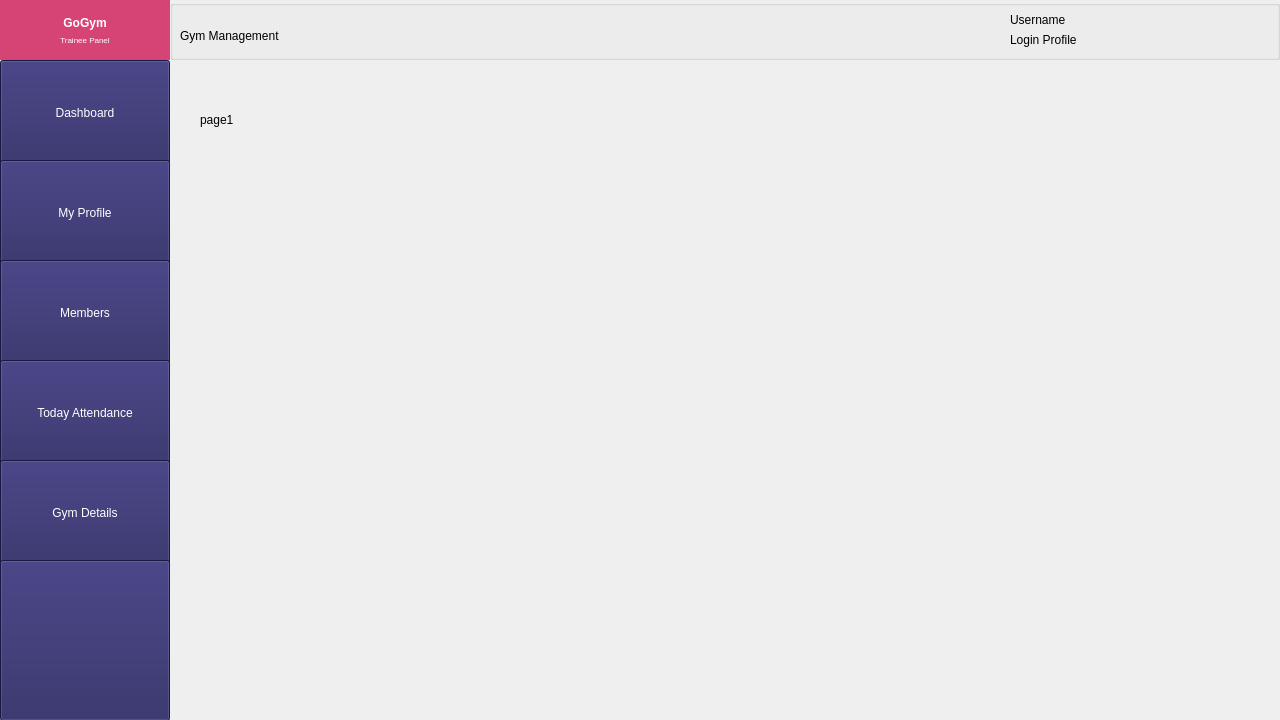
<?xml version="1.0" encoding="UTF-8"?>
<ui version="4.0">
 <class>primaryWindow</class>
 <widget class="QMainWindow" name="primaryWindow">
  <property name="geometry">
   <rect>
    <x>0</x>
    <y>0</y>
    <width>1280</width>
    <height>720</height>
   </rect>
  </property>
  <property name="sizePolicy">
   <sizepolicy hsizetype="Preferred" vsizetype="Preferred">
    <horstretch>0</horstretch>
    <verstretch>0</verstretch>
   </sizepolicy>
  </property>
  <property name="minimumSize">
   <size>
    <width>1280</width>
    <height>720</height>
   </size>
  </property>
  <property name="maximumSize">
   <size>
    <width>1280</width>
    <height>720</height>
   </size>
  </property>
  <property name="windowTitle">
   <string>MainWindow</string>
  </property>
  <widget class="QWidget" name="centralwidget">
   <widget class="QPushButton" name="pushButton_1">
    <property name="geometry">
     <rect>
      <x>0</x>
      <y>60</y>
      <width>170</width>
      <height>106</height>
     </rect>
    </property>
    <property name="minimumSize">
     <size>
      <width>170</width>
      <height>106</height>
     </size>
    </property>
    <property name="autoFillBackground">
     <bool>false</bool>
    </property>
    <property name="styleSheet">
     <string notr="true">
font: 700 9pt &quot;Segoe UI&quot;;
color: white;
background-color: rgb(37, 34, 94);</string>
    </property>
    <property name="text">
     <string>Dashboard</string>
    </property>
   </widget>
   <widget class="QPushButton" name="pushButton_2">
    <property name="geometry">
     <rect>
      <x>0</x>
      <y>160</y>
      <width>170</width>
      <height>106</height>
     </rect>
    </property>
    <property name="minimumSize">
     <size>
      <width>170</width>
      <height>60</height>
     </size>
    </property>
    <property name="autoFillBackground">
     <bool>false</bool>
    </property>
    <property name="styleSheet">
     <string notr="true">
font: 700 9pt &quot;Segoe UI&quot;;
color: white;
background-color: rgb(37, 34, 94);</string>
    </property>
    <property name="text">
     <string>My Profile</string>
    </property>
   </widget>
   <widget class="QPushButton" name="pushButton_3">
    <property name="geometry">
     <rect>
      <x>0</x>
      <y>260</y>
      <width>170</width>
      <height>106</height>
     </rect>
    </property>
    <property name="minimumSize">
     <size>
      <width>170</width>
      <height>106</height>
     </size>
    </property>
    <property name="autoFillBackground">
     <bool>false</bool>
    </property>
    <property name="styleSheet">
     <string notr="true">
font: 700 9pt &quot;Segoe UI&quot;;
color: white;
background-color: rgb(37, 34, 94);</string>
    </property>
    <property name="text">
     <string>Members</string>
    </property>
   </widget>
   <widget class="QPushButton" name="pushButton_4">
    <property name="geometry">
     <rect>
      <x>0</x>
      <y>360</y>
      <width>170</width>
      <height>106</height>
     </rect>
    </property>
    <property name="minimumSize">
     <size>
      <width>170</width>
      <height>106</height>
     </size>
    </property>
    <property name="autoFillBackground">
     <bool>false</bool>
    </property>
    <property name="styleSheet">
     <string notr="true">
font: 700 9pt &quot;Segoe UI&quot;;
color: white;
background-color: rgb(37, 34, 94);</string>
    </property>
    <property name="text">
     <string>Today Attendance</string>
    </property>
   </widget>
   <widget class="QPushButton" name="pushButton_5">
    <property name="geometry">
     <rect>
      <x>0</x>
      <y>460</y>
      <width>170</width>
      <height>106</height>
     </rect>
    </property>
    <property name="minimumSize">
     <size>
      <width>170</width>
      <height>106</height>
     </size>
    </property>
    <property name="autoFillBackground">
     <bool>false</bool>
    </property>
    <property name="styleSheet">
     <string notr="true">
font: 700 9pt &quot;Segoe UI&quot;;
color: white;
background-color: rgb(37, 34, 94);</string>
    </property>
    <property name="text">
     <string>Gym Details</string>
    </property>
   </widget>
   <widget class="QGroupBox" name="groupBox">
    <property name="geometry">
     <rect>
      <x>0</x>
      <y>0</y>
      <width>170</width>
      <height>60</height>
     </rect>
    </property>
    <property name="minimumSize">
     <size>
      <width>170</width>
      <height>60</height>
     </size>
    </property>
    <property name="title">
     <string/>
    </property>
    <widget class="QLabel" name="label_2">
     <property name="geometry">
      <rect>
       <x>0</x>
       <y>0</y>
       <width>170</width>
       <height>60</height>
      </rect>
     </property>
     <property name="styleSheet">
      <string notr="true">font: 14pt &quot;Segoe UI&quot;;
color:white;
background-color: rgb(214, 68, 117);</string>
     </property>
     <property name="text">
      <string>&lt;html&gt;&lt;head/&gt;&lt;body&gt;&lt;p align=&quot;center&quot;&gt;&lt;span style=&quot; font-weight:700;&quot;&gt;GoGym&lt;/span&gt;&lt;br/&gt;&lt;span style=&quot; vertical-align:sub;&quot;&gt;Trainee Panel&lt;/span&gt;&lt;/p&gt;&lt;/body&gt;&lt;/html&gt;</string>
     </property>
    </widget>
   </widget>
   <widget class="QStackedWidget" name="stackedWidget">
    <property name="geometry">
     <rect>
      <x>170</x>
      <y>60</y>
      <width>1110</width>
      <height>660</height>
     </rect>
    </property>
    <property name="currentIndex">
     <number>0</number>
    </property>
    <widget class="QWidget" name="page_1">
     <widget class="QLabel" name="label">
      <property name="geometry">
       <rect>
        <x>30</x>
        <y>50</y>
        <width>63</width>
        <height>20</height>
       </rect>
      </property>
      <property name="text">
       <string>page1</string>
      </property>
     </widget>
    </widget>
    <widget class="QWidget" name="page2">
     <widget class="QLabel" name="label_3">
      <property name="geometry">
       <rect>
        <x>110</x>
        <y>110</y>
        <width>63</width>
        <height>20</height>
       </rect>
      </property>
      <property name="text">
       <string>page2</string>
      </property>
     </widget>
    </widget>
    <widget class="QWidget" name="page_3">
     <widget class="QLabel" name="label_4">
      <property name="geometry">
       <rect>
        <x>100</x>
        <y>70</y>
        <width>63</width>
        <height>20</height>
       </rect>
      </property>
      <property name="text">
       <string>page3</string>
      </property>
     </widget>
    </widget>
    <widget class="QWidget" name="page_4">
     <widget class="QLabel" name="label_5">
      <property name="geometry">
       <rect>
        <x>110</x>
        <y>90</y>
        <width>63</width>
        <height>20</height>
       </rect>
      </property>
      <property name="text">
       <string>page4</string>
      </property>
     </widget>
    </widget>
    <widget class="QWidget" name="page_5">
     <widget class="QLabel" name="label_6">
      <property name="geometry">
       <rect>
        <x>120</x>
        <y>50</y>
        <width>63</width>
        <height>20</height>
       </rect>
      </property>
      <property name="text">
       <string>page5</string>
      </property>
     </widget>
    </widget>
   </widget>
   <widget class="QPushButton" name="pushButton">
    <property name="geometry">
     <rect>
      <x>0</x>
      <y>560</y>
      <width>170</width>
      <height>161</height>
     </rect>
    </property>
    <property name="styleSheet">
     <string notr="true">background-color: rgb(37, 34, 94);
</string>
    </property>
    <property name="text">
     <string/>
    </property>
   </widget>
   <widget class="QGroupBox" name="groupBox_2">
    <property name="geometry">
     <rect>
      <x>170</x>
      <y>0</y>
      <width>1110</width>
      <height>60</height>
     </rect>
    </property>
    <property name="title">
     <string/>
    </property>
    <widget class="QLabel" name="label_7">
     <property name="geometry">
      <rect>
       <x>10</x>
       <y>20</y>
       <width>351</width>
       <height>31</height>
      </rect>
     </property>
     <property name="styleSheet">
      <string notr="true">font: 14pt &quot;Segoe UI&quot;;</string>
     </property>
     <property name="text">
      <string>Gym Management</string>
     </property>
    </widget>
    <widget class="QLabel" name="current_user">
     <property name="geometry">
      <rect>
       <x>840</x>
       <y>10</y>
       <width>191</width>
       <height>20</height>
      </rect>
     </property>
     <property name="text">
      <string>Username</string>
     </property>
    </widget>
    <widget class="QLabel" name="login_as">
     <property name="geometry">
      <rect>
       <x>840</x>
       <y>30</y>
       <width>181</width>
       <height>20</height>
      </rect>
     </property>
     <property name="text">
      <string>Login Profile</string>
     </property>
    </widget>
   </widget>
   <zorder>stackedWidget</zorder>
   <zorder>pushButton_1</zorder>
   <zorder>pushButton_2</zorder>
   <zorder>pushButton_3</zorder>
   <zorder>pushButton_4</zorder>
   <zorder>pushButton_5</zorder>
   <zorder>groupBox</zorder>
   <zorder>pushButton</zorder>
   <zorder>groupBox_2</zorder>
  </widget>
  <action name="actionNew">
   <property name="text">
    <string>New</string>
   </property>
  </action>
  <action name="actionOpen">
   <property name="text">
    <string>Open</string>
   </property>
  </action>
  <action name="actionQuit">
   <property name="text">
    <string>Quit</string>
   </property>
  </action>
 </widget>
 <resources/>
 <connections/>
</ui>
